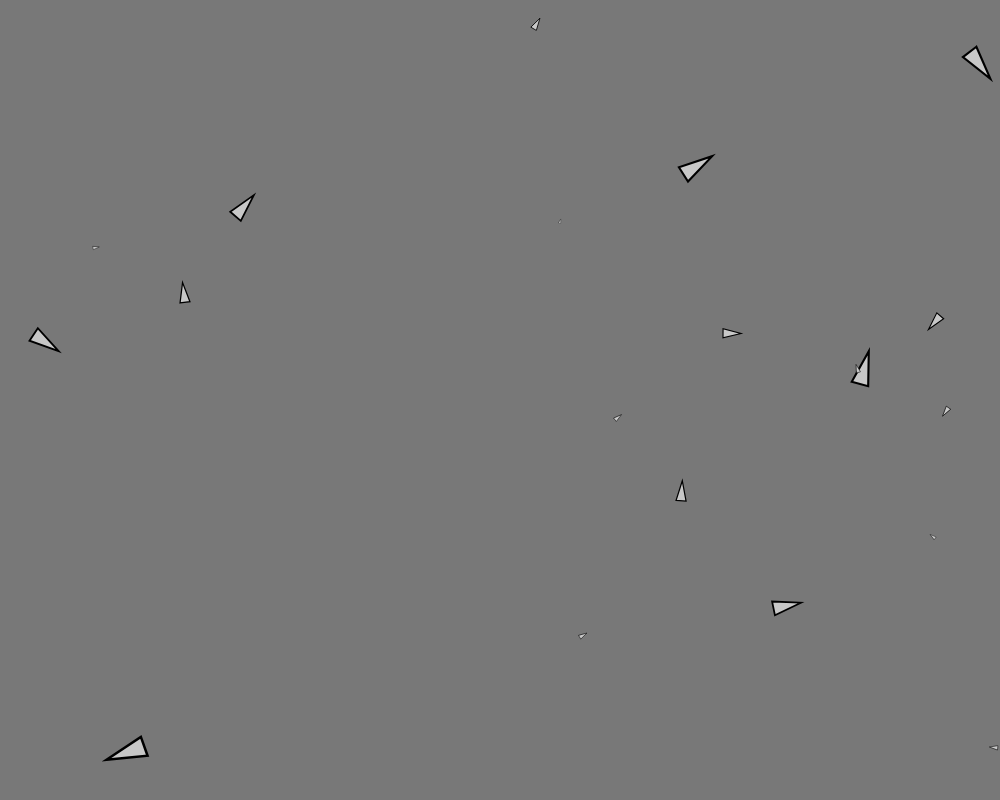
Frame 1 (no input)
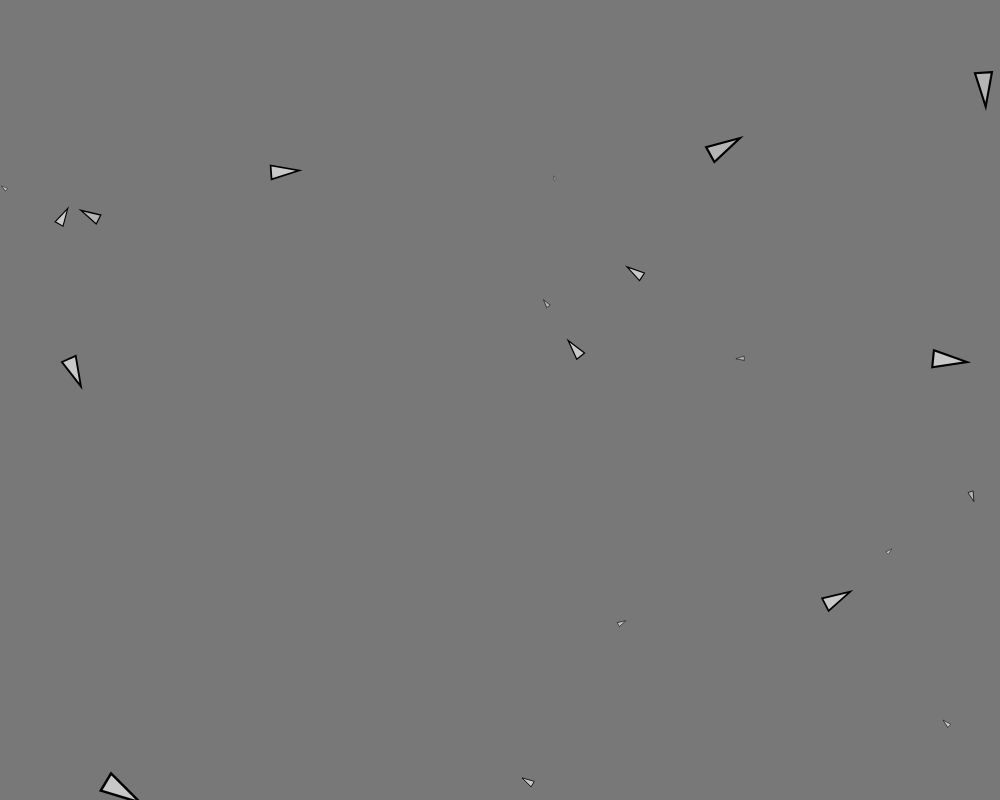
Frame 60 (no input)
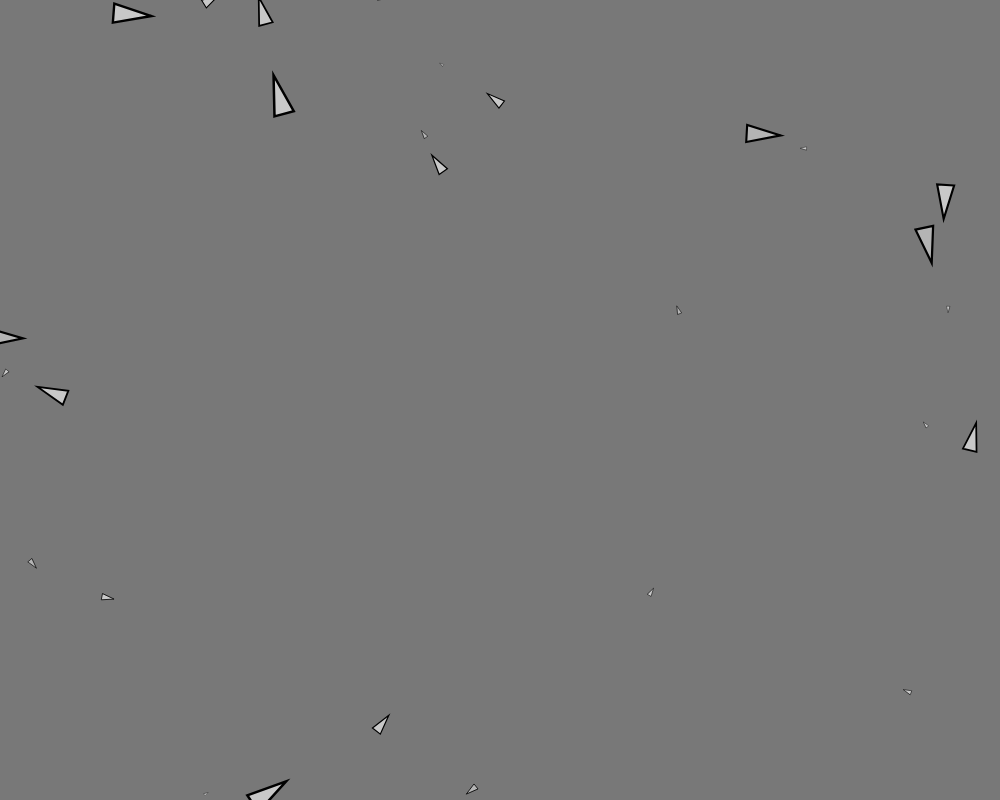
Frame 120 (the mouse pressed at the canvas centre since frame 60)

The p5.js sketch that drew these frames (run headless with seeded random() and noise() and a simulated clock; from frame 60 on, the mouse is pressed at the canvas centre):

// p5.js sketch
// ── sketch.js
var BEGIN_WITH = 20;		// How many creatures to begin with

// var creatures = [];		// Array to hold creatures
var zoo;			// Zoo object to run the simulation

function setup () {
    createCanvas(1000, 800);
    // Create initial inventory of creatures
    // for (var i = 0; i < BEGIN_WITH; i++) {
    // 	creature = new Creature(random(width), random(height));
    // 	creatures.push(creature);
    // }
    zoo = new Zoo(BEGIN_WITH);
}

function draw() {
    background(120);

    // Update and render each creature
    // for (var i = 0; i < zoo.creatures.length; i++) {
    // 	zoo.creatures[i].behave(zoo.creatures);
    // 	zoo.creatures[i].render();
    // }
    zoo.run();
}

function mousePressed() {
    zoo.more();
}

// ── creature.js
var MINUMUM_SIZE = 2;		// Smallest creature possible
var MAXIMUM_SIZE = 20;		// Largest creature possible
var NEIGHBORHOOD = 100;		// Size of neighborhood
var DESIRED_SEPARATION = 25;	// For the separation method

function Creature(x, y) {
    // Begin with position given by argument and a small random velocity
    this.pos = createVector(x, y);
    this.vel = createVector(random(-1, 1), random(-1, 1));
    this.acc = createVector(0, 0);
    this.r = floor(random(MINUMUM_SIZE, MAXIMUM_SIZE + 1));
    this.seed = random(10000);	// Seed for noise in walking function

    this.strength = 10;
    this.strengthCountdown = int(random(200));
    this.potMaxSpeed = random(2, 5);
    this.potMaxForce = random(0.05, 0.2);

    this.applyStrength = function() {
	this.maxSpeed = map(this.strength, 0, 10, 0, this.potMaxSpeed);
	this.maxForce = map(this.strength, 0, 10, 0, this.potMaxForce);
    }
    this.applyStrength();

    // Three "psychology" variables to determine the importance of the
    // various behaviors
    this.sepWeight = random(1, 3); // importance of seperation
    this.chaseWeight = random(6, 10); // importance of chasing
    this.fleeWeight = random(8, 12);  // importance of fleeing
    // Variable to hold creature's death status
    this.dead = false;

    // Main function for behaviour. Takes an array of creatures to
    // calculate steering behavior for relevant members of the array
    this.behave = function(creatures) {
	var steer = createVector(0, 0); // For summing steerings
	var count = 0;		// count interactions for averaging

	for (var i = 0; i < creatures.length; i++) {
	    // For every creature, check if it's nearby enough for
	    // applying behavior towards it
	    var d = p5.Vector.dist(this.pos, creatures[i].pos);
	    if (d > 0 && d < NEIGHBORHOOD) {
		// if the other creature is relevant, check what type
		// of behavior is desired depending on the difference
		// in the sizes of the two creatures
		var sizeDiff = this.r - creatures[i].r;
		// if current creature is bigger then chase the other
		if (sizeDiff > 5) {
		    chasing = this.chase(creatures[i]);
		    // The chasing function returns -1 if the chaser
		    // has cought the prey.
		    if (chasing == -1) {
			this.eat(creatures[i]); // If cought, eat it
			// Even out the counting since there is no
			// steering if the pray was cought
			count -= 1;
		    }
		    // If not cought, then steering as usual
		    else steer.add(chasing);
		}
		// if current creature is smaller then flee from the other
		else if (sizeDiff < -5) { steer.add(this.flee(creatures[i], d)) }
		// else apply general separation (creatures of similar
		// size tend to avoid conflict)
		else steer.add(this.separate(creatures[i], d));
		count += 1;	// Add for averaging
	    }
	}
	
	// If there is interaction, apply the steering
	if (count > 0) {
	    steer.div(count);	// Average the sum of steerings
	    steer.setMag(this.maxSpeed); // Maximum speed is desired
	    // Apply Reynold's steering formula
	    steer.sub(this.velocity);
	    // Limit to maximum steering force
	    steer.limit(this.maxForce);
	    // Finally, apply the steering to the acceleration
	    this.applyForce(steer);
	} else {
	    // Without interaction, slow down
	    this.walk()
	}

	// The usual acc to vel, speed limit, vel to pos, wrapping
	// around the canvas and resetting acc.
	this.vel.add(this.acc);
	this.vel.limit(this.maxSpeed);
	this.pos.add(this.vel);
	this.wraparound();
	this.acc.set(0, 0);

	// Count down towards loosing strength
	this.strengthCountdown--;
	// And loose a point when it reaches 0
	if (this.strengthCountdown == 0) {
	    this.strength--;
	    if (this.strength == 0) this.die();
	    this.strengthCountdown = 200;
	    // Update max speed and steering force
	    this.applyStrength();
	}
    }

    // Separating function. Takes creature to avoid and distance which
    // was already calculated in the calling function (for efficiency)
    this.separate = function(creature, d) {
	// Set the direction away from the other creature
	var sep = p5.Vector.sub(this.pos, creature.pos);
	// Separating is relative to the distance
	sep.normalize();
	sep.div(d);
	// Applying the imporance of separating
	sep.mult(this.sepWeight);
	return sep;
    }

    // Fleeing function. Similar to separation except that it's not
    // relative to the distance and it has a different importance
    this.flee = function(creature, d) {
	var flee = p5.Vector.sub(this.pos, creature.pos);
	flee.setMag(this.fleeWeight);
	return flee;
    }

    // Chasing function, takes an argument of chased creature
    this.chase = function(creature) {
	// set the direction of chasing towards the prey
	var chase = p5.Vector.sub(creature.pos, this.pos);
	// Inform the calling function if the prey was caught
	if (chase.mag() < this.r) return -1;
	// Set magnitude according to imporance of this behavior
	chase.setMag(this.chaseWeight);
	return chase;
    }

    // Function for slowing down when there is no interest around
    this.walk = function() {
	// Slowing down to low speed
	var slow = this.vel.copy();
	slow.setMag(this.maxSpeed / 5);
	// Apply Reynold's steering formula
	slow.sub(this.vel);
	// Reduce a bit
	slow.div(100);
	// Apply slowing down
	this.applyForce(slow);

	// Add causual walking with perlin noise
	noiseSeed(this.seed);
	var theta = (noise(frameCount / 50) - 0.5) / 10;
	this.vel.rotate(theta);
    }

    this.eat = function(creature) {
	if (this.strength < 10) {
	    this.strength = min(this.strength + creature.strength, 10);
	}
	creature.die();
    }

    this.applyForce = function(force) {
	// Simple force application without mass
	this.acc.add(force)
    }

    this.render = function() {
	var theta = this.vel.heading()
	fill(map(this.strength, 0, 10, 0, 200));
	stroke(0);
	strokeWeight(this.r / 8);
	push();
	translate(this.pos.x - this.r, this.pos.y);
	rotate(theta);
	beginShape(TRIANGLES);
	vertex(-this.r, -this.r/2);
	vertex(-this.r, this.r/2);
	vertex(this.r, 0);
	endShape();	
	pop();
    }

    this.die = function() {
	this.dead = true;
    }

    this.wraparound = function() {
	// Function to wrap the world of the canvas around itself
	if (this.pos.x - this.r > width) { this.pos.x = -this.r};
	if (this.pos.x + this.r < 0) { this.pos.x = width + this.r };
	if (this.pos.y - this.r > height) { this.pos.y = -this.r};
	if (this.pos.y + this.r < 0) { this.pos.y = height + this.r};
    }
}

// ── fruit.js
// Fruit class

function Fruit(x, y) {
    this.pos = createVector(x, y);
    this.eaten = false;

    this.beEaten = function() {
	this.eaten = true;
    }

    this.render = function() {
	fill('red');
	ellipse(this.pos.x, this.pos.y, 10, 10);
    }
}

// ── zoo.js
// A class to hold the creatures with birth and death functions

function Zoo(size) {
    this.creatures = [];		// Array to hold the creatures

    // Function for creating a creature in the zoo
    this.birth = function(x, y) {
	creature = new Creature(x, y);
	this.creatures.push(creature);
    }

    // Initiallize the array with creatues using the above function
    for (var i = 0; i < size; i++) {
	// creature = new Creature(random(width), random(height));
	// this.creatures.push(creature);
	this.birth(random(width), random(height));
    }

    this.run = function() {
	// Update behavior and render all creatures
	for (var i = 0; i < this.creatures.length; i++) {
	    this.creatures[i].behave(this.creatures);
	    this.creatures[i].render();
	}

	// Delete dead creatures from the array
	var i = 0;
	while (i < this.creatures.length) {
	    if (this.creatures[i].dead == true) {
		this.creatures.splice(i, 1);
	    }
	    i++;
	}
    }

    this.more = function() {
	for (var i = 0; i < 10; i++) this.birth(random(width), random(height));
    }

    // Used temporary for debugging
    // this.display = function() {
    // 	for (var i = 0; i < this.creatures.length; i++) {
    // 	    console.log(i, ": ", this.creatures[i].dead);
    // 	}
    // }
}
